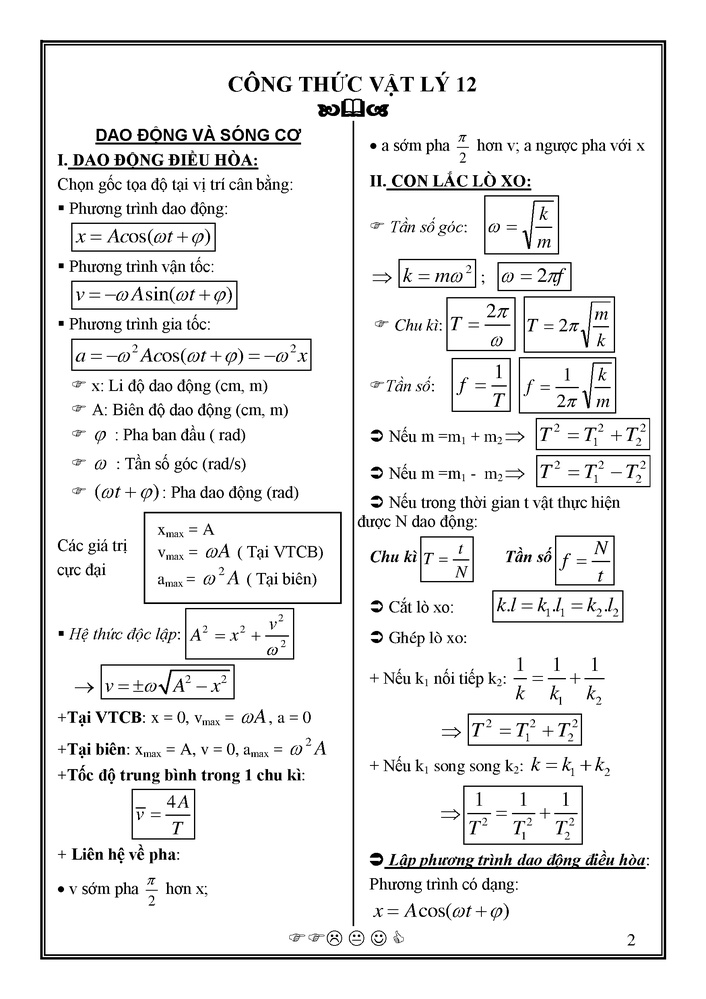
#> input picture test.jpg, 706 x 999 px, shrunk from 1754 x 2481 before the run
$ python -i ocr.py   (imports and definitions only)
#> lines starting #> are read from the running program, lines starting #| are printed output that depends on the picture
#> further down, picture is the input picture: PIL image 706x999 RGB; min 0, max 255, mean 236.3
import os
import shutil

import pytesseract

from PIL import (
    Image,
    ImageEnhance,
    ImageFilter,
    ImageOps
)


# =========================================================
# TESSERACT PATH
# =========================================================

WINDOWS_TESSERACT_PATH = (
    r"C:\Program Files\Tesseract-OCR\tesseract.exe"
)

if (
    os.name == "nt"
    and os.path.exists(WINDOWS_TESSERACT_PATH)
):

    pytesseract.pytesseract.tesseract_cmd = (
        WINDOWS_TESSERACT_PATH
    )

elif shutil.which("tesseract"):

    pytesseract.pytesseract.tesseract_cmd = (
        shutil.which("tesseract")
    )


# =========================================================
# IMAGE PREPROCESSING
# =========================================================

def preprocess_image(image):

    image = image.convert("L")

    enhancer = ImageEnhance.Contrast(image)

    image = enhancer.enhance(2.5)
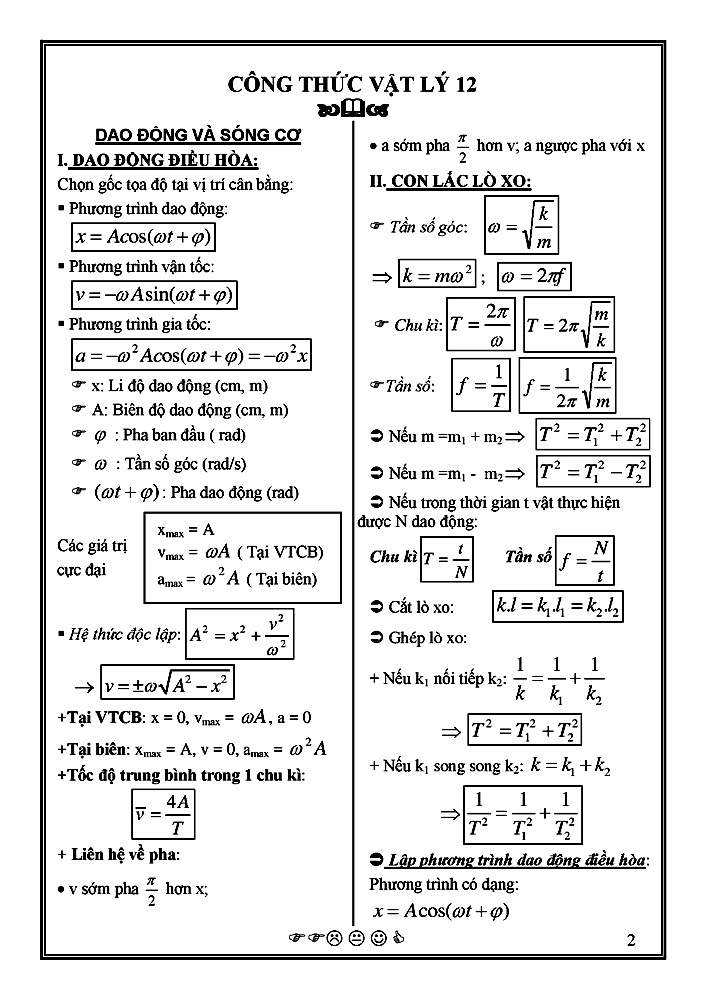
#> image: PIL image 706x999 L; min 0, max 255, mean 229.8

    image = image.filter(
        ImageFilter.SHARPEN
    )

    image = ImageOps.autocontrast(
        image
    )

    return image


# =========================================================
# OCR
# =========================================================

def extract_text(image):

    if (
        isinstance(image, (str, bytes))
        or hasattr(image, "read")
    ):

        image = Image.open(image)

    image = preprocess_image(image)

    custom_config = (
        r"--oem 3 --psm 6"
    )

    text = pytesseract.image_to_string(
        image,
        lang="vie+eng",
        config=custom_config
    )

    return text.strip()

>>> from PIL import Image
>>> picture = Image.open('test.jpg')
>>> result = preprocess_image(picture)
